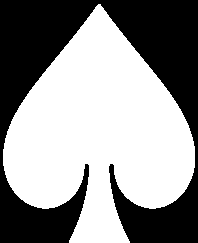
#> input picture Project_4/suit_masks_bw/3.png, 198 x 243 px, given as the content of the folder C:/ImageProcessing/Project_4/test_cards/, which was not available
$ python card_classifier.py
#> lines starting #> are read from the running program, lines starting #| are printed output that depends on the picture; after the words box and inside, x2 and y2 are one past the last pixel; in counts of white or black regions, pixels touching at a corner belong together; pictures that were not available may be replaced by others from this repository, and a replacement may not be noted

'''
input is oriented cropped card image
finds all components on the card image
compares located rank and suit to pre-stored masks
output is card rank and suit
'''
import cv2
import numpy as np
import matplotlib.pyplot as plt
import os

test_card_path = 'C:\\ImageProcessing\\upright_Testimage1.tif'
# test_cards_folder = 'C:\\ImageProcessing\\Project_4\\test_cards\\'
# test_cards = ['7_clubs.jpg', '6_diamonds.jpg', 'A_diamonds.jpg', 'J_hearts.jpg', 'K_clubs.jpg', 'K_diamonds.jpg', 'A_hearts.jpg']

# local paths to rank and suit masks
rank_base_path = 'rank_masks_bw\\'
suit_base_path = 'suit_masks_bw\\'

def analyze_component(component, masks):
    ''' compare component to each mask using jaccard index, return best match index and score '''
    best_index = None
    best_score = float('inf')
    binary_comp = component > 0
    for i, mask in enumerate(masks):
        resized_mask = cv2.resize(mask, (binary_comp.shape[1], binary_comp.shape[0]), interpolation=cv2.INTER_NEAREST)
        intersection = np.logical_and(binary_comp, resized_mask > 0)
        union = np.logical_or(binary_comp, resized_mask > 0)
        jaccard_index = np.sum(intersection) / np.sum(union) if np.sum(union) > 0 else 0
        score = 1 - jaccard_index  # lower score is better
        if score < best_score:
            best_score = score
            best_index = i
    # # show side by side comparison of best mask and component
    # comparison = np.hstack((binary_comp.astype(np.uint8) * 255, resized_mask.astype(np.uint8) * 255))
    # plt.imshow(comparison, cmap='gray'); plt.title('Component (left) vs Best Mask (right)'); plt.axis('off'); plt.show()
    return best_index, best_score

def find_all_components(binary_card):
    num_labels, labels_im = cv2.connectedComponents(binary_card)
    # print(f'Number of components found: {num_labels}')
    components = []
    for label in range(0, num_labels):
        component = np.zeros_like(binary_card)
        # limit max height and width of component to avoid large background
        if np.sum(labels_im == label) > 1000 or np.sum(labels_im == label) < 50:
            continue
        component[labels_im == label] = 255
        # crop to bounding box
        ys, xs = np.where(component > 0)
        if ys.size > 0 and xs.size > 0:
            y_min, y_max = ys.min(), ys.max()
            x_min, x_max = xs.min(), xs.max()
            component = component[y_min:y_max+1, x_min:x_max+1]
            if component.shape[0]/component.shape[1] > 3.5 or component.shape[1]/component.shape[0] > 3.5:
                continue
            # print(f'component size: {component.shape}')
        components.append(component)
        # cv2.imshow(f'Component {label}', component)
        if len(components) == 2:
            break
    # cv2.waitKey(0)
    return components

def dynamic_binarize(image):
    blur = cv2.GaussianBlur(image, (5, 5), 0)
    binary = cv2.adaptiveThreshold(blur, 255, cv2.ADAPTIVE_THRESH_GAUSSIAN_C,
                                   cv2.THRESH_BINARY_INV, 11, 2)
    return binary

def classify_and_annotate(input_img):
    """
    Classify a cropped/oriented card image (BGR or grayscale ndarray) and
    return an annotated BGR image plus the predicted rank and suit names.
    """
    # accept either a path or an image array
    if isinstance(input_img, str):
        img = cv2.imread(input_img, cv2.IMREAD_COLOR)
        if img is None:
            raise FileNotFoundError(f"Image not found: {input_img}")
    else:
        img = input_img.copy()

    # work on a resized copy for stable ROI coordinates
    gray = cv2.cvtColor(img, cv2.COLOR_BGR2GRAY) if img.ndim == 3 else img
    resized = cv2.resize(gray, (200, 300), interpolation=cv2.INTER_AREA)
    binary = dynamic_binarize(resized)
    # cv2.imshow('Binary Card', binary)
    roi = binary[5:80, 0:35]

    components = find_all_components(roi)
    if len(components) < 2:
        # return original annotated with 'Not Found'
        annotated = ensure_color(img)
        cv2.putText(annotated, 'Rank/Suit not found', (10, 30), cv2.FONT_HERSHEY_SIMPLEX, 0.9, (0,0,255), 2)
        return annotated, None, None

    # load masks
    suit_masks = [cv2.imread(f'{suit_base_path}{i}.png', cv2.IMREAD_GRAYSCALE) for i in range(4)]
    rank_masks = [cv2.imread(f'{rank_base_path}{i+1}.png', cv2.IMREAD_GRAYSCALE) for i in range(13)]

    rank = analyze_component(components[0], rank_masks)
    suit = analyze_component(components[1], suit_masks)
    suit_mapping = {0: 'Hearts', 1: 'Diamonds', 2: 'Clubs', 3: 'Spades'}
    rank_mapping = {i+1: str(i+1) for i in range(10)}
    rank_mapping.update({11: 'J', 12: 'Q', 13: 'K', 1: 'A'})

    rank_name = rank_mapping.get(rank[0]+1, str(rank[0]+1))
    suit_name = suit_mapping.get(suit[0], str(suit[0]))

    final = ensure_color(resized)
    label = f"{rank_name} of {suit_name}"
    font_size = 0.5
    position = (50, 20)
    cv2.putText(final, label, position, cv2.FONT_HERSHEY_SIMPLEX, font_size, (200,70,30), 2)
    return final, rank_name, suit_name

def ensure_color(img):
    if img is None:
        return None
    if img.ndim == 2:
        return cv2.cvtColor(img, cv2.COLOR_GRAY2BGR)
    return img

def main(image):
    # backward-compatible entry point: accept path or image ndarray
    final, rank_name, suit_name = classify_and_annotate(image)
    # if final is not None:
    #     cv2.imshow(f"{rank_name} of {suit_name}", image)
    #     cv2.waitKey(0)
    return final, rank_name, suit_name

if __name__ == "__main__":
    test_card_folder = 'C:\\ImageProcessing\\Project_4\\test_cards\\'
    # test_card_path = 'C:\\ImageProcessing\\Project_4\\test_cards\\K_clubs.jpg'
    for filename in os.listdir(test_card_folder):
        if filename.lower().endswith(('.png', '.jpg', '.jpeg', '.tif', '.bmp')):
            test_card_path = os.path.join(test_card_folder, filename)
            test_card = cv2.imread(test_card_path, cv2.IMREAD_COLOR)
#> test_card is the input picture: shape (243, 198, 3); 56.6% white; 1 black region, box (x1, y1, x2, y2) and area: (0, 0, 198, 243) 20873
            final, rank_name, suit_name = main(test_card)
#> in classify_and_annotate, `resized = cv2.resize(gray, (200, 300), interpolation=cv2.INTER_AREA)`:
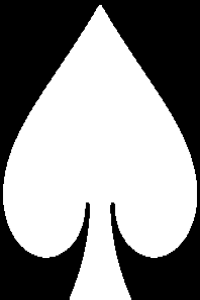
#> resized: shape (300, 200); min 0, max 255, mean 144.4
#> in dynamic_binarize, `blur = cv2.GaussianBlur(image, (5, 5), 0)`:
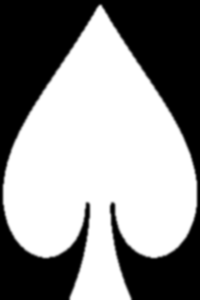
#> blur: shape (300, 200); min 0, max 255, mean 144.4
#> in dynamic_binarize, `binary = cv2.adaptiveThreshold(blur, 255, cv2.ADAPTIVE_THRESH_GAUSSIAN..`:
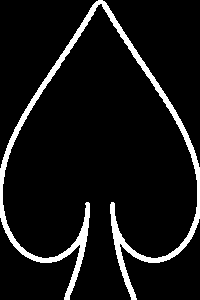
#> binary: shape (300, 200); 8% white; 1 white region, box (x1, y1, x2, y2) and area: (0, 0, 200, 300) 4798
#> in classify_and_annotate, `roi = binary[5:80, 0:35]`: roi: shape (75, 35); every value is 0
#> in find_all_components, `num_labels, labels_im = cv2.connectedComponents(binary_card)`: labels_im: shape (75, 35) int32; every value is 0
#> in find_all_components, `num_labels, labels_im = cv2.connectedComponents(binary_card)`: num_labels = 1
#> after the loop in find_all_components, `for label in range(0, num_labels):`: components = []
#> in classify_and_annotate, `cv2.putText(annotated, 'Rank/Suit not found', (10, 30), cv2.FONT_HERSH..`:
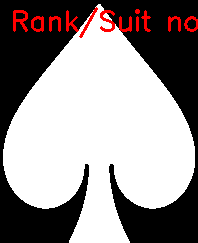
#> annotated: shape (243, 198, 3); 2.59% of pixels changed, all inside (x1, y1, x2, y2) = (13, 7, 198, 38)
            cv2.imshow(f"{rank_name} of {suit_name}", final)
    cv2.waitKey(0)
